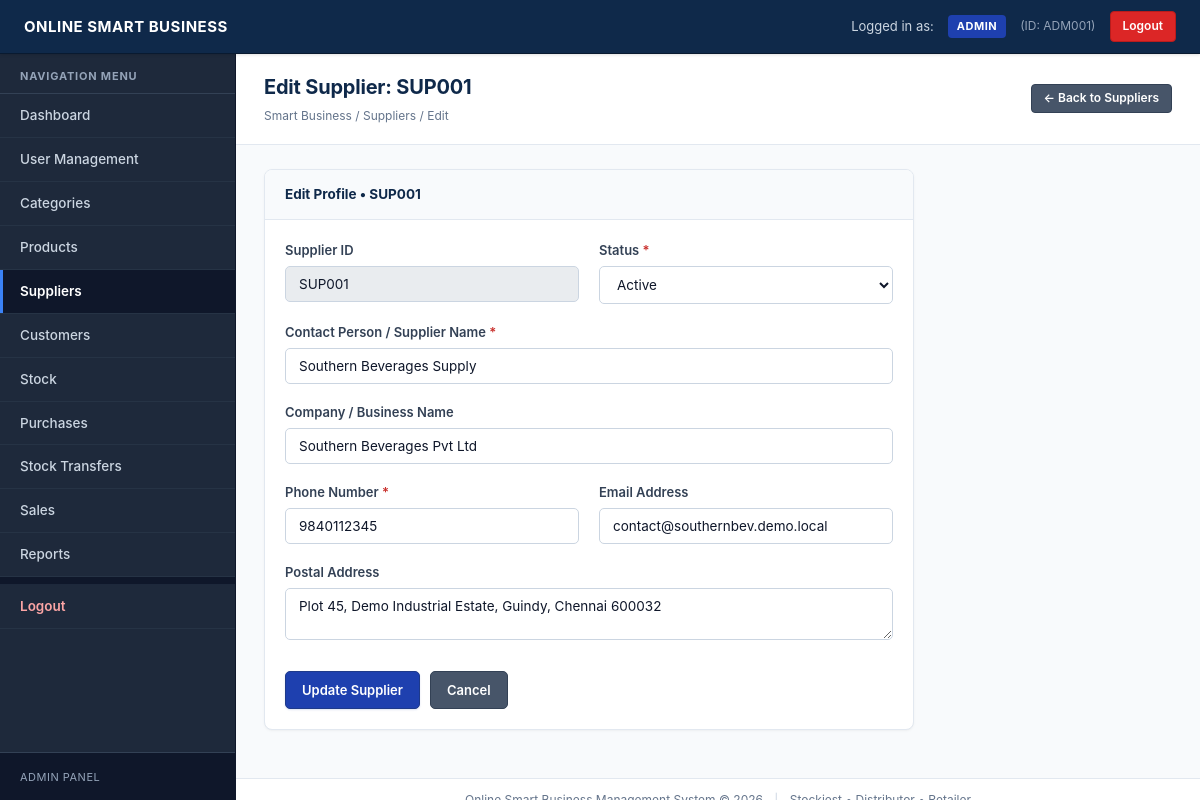
Screenshot of /suppliers/edit.php?id=10 (signed in) with the database file from the repository.
### tables this page shows
CREATE TABLE IF NOT EXISTS `suppliers` (
    `id` INT(11) NOT NULL AUTO_INCREMENT,
    `supplier_id` VARCHAR(50) NOT NULL UNIQUE,
    `supplier_name` VARCHAR(100) NOT NULL,
    `company_name` VARCHAR(150) DEFAULT NULL,
    `phone` VARCHAR(20) NOT NULL,
    `email` VARCHAR(100) DEFAULT NULL,
    `address` TEXT DEFAULT NULL,
    `status` ENUM('Active', 'Inactive') DEFAULT 'Active',
    `created_at` TIMESTAMP NOT NULL DEFAULT CURRENT_TIMESTAMP,
    PRIMARY KEY (`id`)
);

### includes/auth.php (called while the page is built, shortened)
<?php
function e($str) {
    return htmlspecialchars((string)($str ?? ''), ENT_QUOTES, 'UTF-8');
}
?>

### suppliers/edit.php (the view, shortened to what this page needs)
<?php
require_once '../config/database.php';
require_once '../includes/auth.php';
$id = (int)($_GET['id'] ?? 0);
$stmt = mysqli_prepare($conn, "SELECT * FROM suppliers WHERE id = ? LIMIT 1");
mysqli_stmt_bind_param($stmt, "i", $id);
mysqli_stmt_execute($stmt);
$res = mysqli_stmt_get_result($stmt);
$supplier = mysqli_fetch_assoc($res);
include '../includes/header.php';
?>
<div class="page-header">
    <div>
        <h1>Edit Supplier: <?php echo e($supplier['supplier_id']); ?></h1>
        <div class="page-breadcrumb">Smart Business / Suppliers / Edit</div>
    </div>
    <div>
        <a href="index.php" class="btn btn-secondary btn-sm">&larr; Back to Suppliers</a>
    </div>
</div>
<div class="page-content">
    <div class="card" style="max-width: 650px;">
        <div class="card-header">
            <span>Edit Profile &bull; <?php echo e($supplier['supplier_id']); ?></span>
        </div>
        <div class="card-body">
            <form action="edit.php?id=<?php echo e($id); ?>" method="POST" autocomplete="off">
                <div class="grid-row" style="margin-bottom: 0;">
                    <div class="grid-col-6">
                        <div class="form-group">
                            <label>Supplier ID</label>
                            <input type="text" class="form-control" value="<?php echo e($supplier['supplier_id']); ?>" disabled style="background:#e9ecef;">
                        </div>
                    </div>
                    <div class="grid-col-6">
                        <div class="form-group">
                            <label for="status">Status <span style="color:#c9302c;">*</span></label>
                            <select id="status" name="status" class="form-control" required>
                                <option value="Active" <?php echo (($_POST['status'] ?? $supplier['status']) === 'Active') ? 'selected' : ''; ?>>Active</option>
                            </select>
                        </div>
                    </div>
                </div>
                <div class="form-group">
                    <label for="supplier_name">Contact Person / Supplier Name <span style="color:#c9302c;">*</span></label>
                    <input type="text" id="supplier_name" name="supplier_name" class="form-control"
                           value="<?php echo e($_POST['supplier_name'] ?? $supplier['supplier_name']); ?>" required>
                </div>
                <div class="form-group">
                    <label for="company_name">Company / Business Name</label>
                    <input type="text" id="company_name" name="company_name" class="form-control"
                           value="<?php echo e($_POST['company_name'] ?? $supplier['company_name']); ?>">
                </div>
                <div class="grid-row" style="margin-bottom: 0;">
                    <div class="grid-col-6">
                        <div class="form-group">
                            <label for="phone">Phone Number <span style="color:#c9302c;">*</span></label>
                            <input type="text" id="phone" name="phone" class="form-control"
                                   value="<?php echo e($_POST['phone'] ?? $supplier['phone']); ?>" required>
                        </div>
                    </div>
                    <div class="grid-col-6">
                        <div class="form-group">
                            <label for="email">Email Address</label>
                            <input type="email" id="email" name="email" class="form-control"
                                   value="<?php echo e($_POST['email'] ?? $supplier['email']); ?>">
                        </div>
                    </div>
                </div>
                <div class="form-group">
                    <label for="address">Postal Address</label>
                    <textarea id="address" name="address" class="form-control" rows="2"><?php echo e($_POST['address'] ?? $supplier['address']); ?></textarea>
                </div>
                <div style="margin-top: 25px; display: flex; gap: 10px;">
                    <button type="submit" class="btn btn-primary">Update Supplier</button>
                    <a href="index.php" class="btn btn-secondary">Cancel</a>
                </div>
            </form>
        </div>
    </div>
</div>
<?php include '../includes/footer.php'; ?>

### assets/css/style.css (style rules this page uses)
html, body { height: 100%; }
*, *::before, *::after { margin: 0; padding: 0; box-sizing: border-box; }
body { font-family: -apple-system, BlinkMacSystemFont, "Segoe UI", Roboto, "Helvetica Neue", Arial, sans-serif; font-size: 13.5px; line-height: 1.55; color: #1e293b; background-color: #f8fafc; -webkit-font-smoothing: antialiased; -moz-osx-font-smoothing: grayscale; }
.form-group { margin-bottom: 18px; }
.form-group label { display: block; font-weight: 600; font-size: 13px; color: #334155; margin-bottom: 6px; }
.form-control { width: 100%; padding: 9px 13px; font-size: 13.5px; font-family: inherit; border: 1px solid #cbd5e1; border-radius: 5px; background-color: #ffffff; color: #0f172a; transition: border-color 0.15s ease, box-shadow 0.15s ease; }
.form-control::placeholder { color: #94a3b8; font-size: 13px; }
.btn { display: inline-block; padding: 9px 16px; font-size: 13px; font-family: inherit; font-weight: 600; text-align: center; text-decoration: none; border: 1px solid transparent; border-radius: 5px; cursor: pointer; transition: all 0.15s ease; line-height: 1.4; }
.btn-primary { background-color: #1e40af; color: #ffffff; border-color: #1e3a8a; box-shadow: 0 1px 2px rgba(30, 64, 175, 0.15); }
.btn-secondary { background-color: #475569; color: #ffffff; border-color: #334155; }
.btn-sm { padding: 5px 12px; font-size: 12px; border-radius: 4px; }
.page-header { background-color: #ffffff; padding: 18px 28px; border-bottom: 1px solid #e2e8f0; display: flex; justify-content: space-between; align-items: center; width: 100%; box-sizing: border-box; flex-shrink: 0; }
.page-header h1 { font-size: 20px; font-weight: 700; color: #0f294a; margin: 0; letter-spacing: -0.2px; }
.page-breadcrumb { font-size: 12px; color: #64748b; margin-top: 4px; }
.page-content { padding: 24px 28px; flex: 1 0 auto; width: 100%; box-sizing: border-box; }
.card { background: #ffffff; border: 1px solid #e2e8f0; border-radius: 8px; margin-bottom: 24px; box-shadow: 0 1px 3px 0 rgba(0, 0, 0, 0.04), 0 1px 2px -1px rgba(0, 0, 0, 0.04); display: flex; flex-direction: column; overflow: hidden; width: 100%; box-sizing: border-box; }
.card-header { background-color: #f8fafc; border-bottom: 1px solid #e2e8f0; padding: 14px 20px; font-weight: 700; font-size: 13.5px; color: #0f294a; display: flex; justify-content: space-between; align-items: center; }
.card-body { padding: 20px; flex: 1; }
.grid-row { display: grid; grid-template-columns: repeat(2, minmax(0, 1fr)); gap: 20px; margin-bottom: 24px; width: 100%; box-sizing: border-box; }
.grid-col-6 { min-width: 0; display: flex; flex-direction: column; }

### rows the page displays
suppliers: supplier "SUP001", status "Active", supplier_name "Southern Beverages Supply", company_name "Southern Beverages Pvt Ltd", phone "9840112345", email "contact@southernbev.demo.local", address "Plot 45, Demo Industrial Estate, Guindy, Chennai 600032"

### other values shown
$current_user['role_name'] "ADMIN"
$current_user['user_id'] "ADM001"
